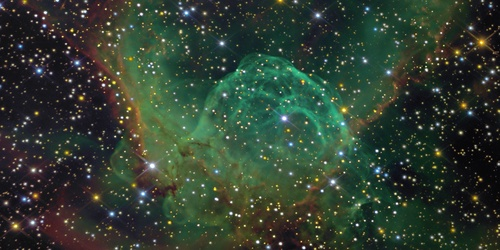
#> input picture Raspberry Pİ opencv/resm/2.jpg, 500 x 250 px, found by its file name
$ python top.py
#> lines starting #> are read from the running program, lines starting #| are printed output that depends on the picture
import cv2
img=cv2.imread("/home/barbaros/Desktop/opencv/open1/resm/2.jpg")
#> img is the input picture: shape (250, 500, 3); mean B, G, R 49.4, 62.5, 48.9
img2=cv2.imread("/home/barbaros/Desktop/opencv/open1/resm/1.jpg")
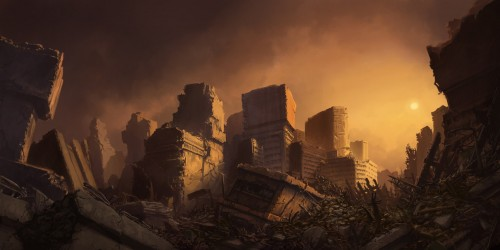
#> input picture Raspberry Pİ opencv/resm/1.jpg, 500 x 250 px, found by its file name
#> img2 is the input picture: shape (250, 500, 3); mean B, G, R 34.8, 52.4, 81

cv2.imshow("1",img)
cv2.imshow("2",img2)


result=cv2.addWeighted(img,0.3,img2,0.7,0)
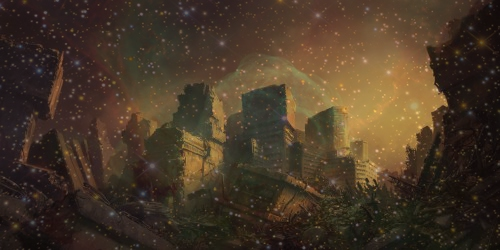
#> result: shape (250, 500, 3); mean B, G, R 39.2, 55.4, 71.3
cv2.imshow("add",result)
cv2.waitKey(0)
cv2.destroyAllWindows()
